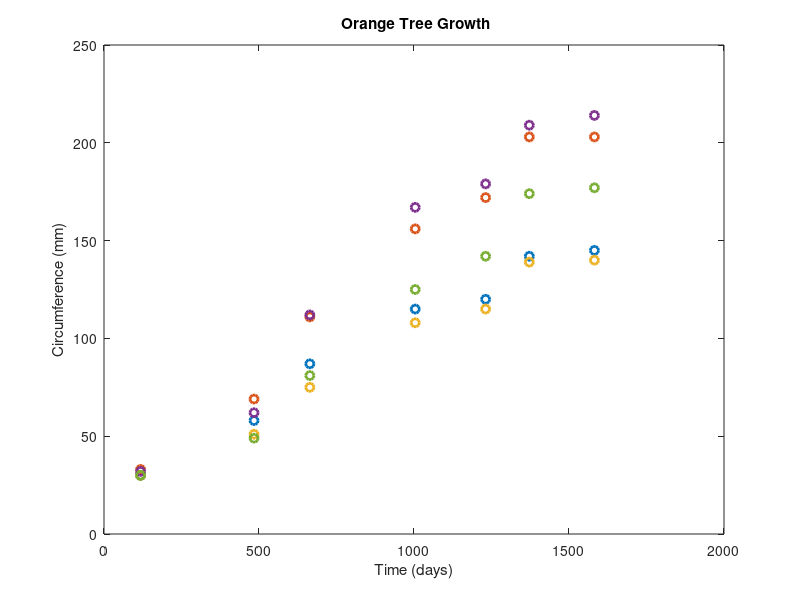

The MATLAB script that drew this image: (Note: this script raises an error after producing the figure.)
CIRC = [30 58 87 115 120 142 145;
        33 69 111 156 172 203 203;
        30 51 75 108 115 139 140;
        32 62 112 167 179 209 214;
        30 49 81 125 142 174 177];
time = [118 484 664 1004 1231 1372 1582];

h = plot(time,CIRC','o','LineWidth',2);
xlabel('Time (days)')
ylabel('Circumference (mm)')
title('{\bf Orange Tree Growth}')
legend([repmat('Tree ',5,1),num2str((1:5)')],...
       'Location','NW')
grid on
hold on
model = @(PHI,t)(PHI(:,1))./(1+exp(-(t-PHI(:,2))./PHI(:,3)));
TIME = repmat(time,5,1);
NUMS = repmat((1:5)',size(time));

beta0 = [100 100 100];
[beta1,PSI1,stats1] = nlmefit(TIME(:),CIRC(:),NUMS(:),...
                              [],model,beta0)
[beta2,PSI2,stats2,b2] = nlmefit(TIME(:),CIRC(:),...
    NUMS(:),[],model,beta0,'REParamsSelect',[1 2 3])
PHI = repmat(beta2,1,5) + ...          % Fixed effects
      [b2(1,:);zeros(1,5);b2(2,:)];    % Random effects

tplot = 0:0.1:1600;
for I = 1:5
  fitted_model=@(t)(PHI(1,I))./(1+exp(-(t-PHI(2,I))./ ... 
       PHI(3,I)));
  plot(tplot,fitted_model(tplot),'Color',h(I).Color, ...
	   'LineWidth',2)
end
% load fisheriris;
% t = table(species,meas(:,1),meas(:,2),meas(:,3),meas(:,4),...
% 'VariableNames',{'species','meas1','meas2','meas3','meas4'});
% Meas = table([1 2 3 4]','VariableNames',{'Measurements'});
% rm = fitrm(t,'meas1-meas4~species','WithinDesign',Meas);
% manova(rm)
% clear;
% close all;
% 
% %calculate repeated measure anova
% 
% if ispc
%     folder = 'F:\T2-1\Analysis\';
% elseif ismac
%     folder = '/Users/chuangchuangzhang/Downloads/Analysis/';
% elseif isunix
% else
% end
% 
% filename = ['ZQ175-3W-';'ZQ175-5W-';'ZQ175-7W-'];
% no = '2';
% MW_Combine = [];
% MH_Combine = [];
% Combine = [];
% % Brain CaudatePutamen Neocortex Cerebellum Thalamus PeriformCortex Hypothalamus CC/ExternalCapsule
% type = 'CaudatePutamen';
% for i = 1:size(filename, 1)
%     MW_Combine = readtable([folder filename(i, :) no '.xlsx'], 'ReadVariableNames', true, 'ReadRowNames', true, 'Sheet', 'MW_Combine');
%     MH_Combine = readtable([folder filename(i, :) no '.xlsx'], 'ReadVariableNames', true, 'ReadRowNames', true, 'Sheet', 'MH_Combine');
%     Combine(1:size(MW_Combine, 2), i) = MW_Combine{type, :};
%     Combine(size(MW_Combine, 2) + 1: size(MW_Combine, 2) + size(MH_Combine, 2), i) = MH_Combine{type, :};
% end
% 
% Model = {'MWT' 'MWT' 'MWT' 'MWT' 'MWT' 'MWT' 'MHD' 'MHD' 'MHD' 'MHD' 'MHD' 'MHD'}';
% 
% Time = [21 35 49]';
% 
% t = table(Model, Combine(:,1), Combine(:,2), Combine(:,3), ...
% 'VariableNames',{'Model','P21','P35','P49'});
% 
% rm = fitrm(t,'P21-P49 ~ Model','WithinDesign',Time, 'WithinModel', 'orthogonalcontrasts');
% 
% time = linspace(21, 49)';
% [Y, ypredci] = predict(rm,t([3 11],:), ...
%     'WithinModel','orthogonalcontrasts','WithinDesign',time, 'alpha', 0.05);
% % p1 = plotprofile(rm,'Time','Group',{'Model'});
% p1 = plot(time, Y(1, :), 'Color', [0 0.66 0.52], 'LineWidth', 3);
% hold on; 
% p2 = plot(time, Y(2, :), 'Color', [0.9 0.38 0.38], 'LineWidth', 3);
% % p3 = plot(time,ypredci(1,:,1),'k--');
% % p4 = plot(time,ypredci(1,:,2),'k--');
% % p5 = plot(time, ypredci(2, :, 1), 'k-.');
% % p6 = plot(time, ypredci(2, :, 2), 'k-.');
% % legend([p1;p2(1);p3(1)],'Gender=F','Gender=M','Predictions','Confidence Intervals')
% xconf = [time' time(end:-1:1)'];
% yconf = [ypredci(1,:,1) ypredci(1, end:-1:1, 2)];
% 
% pC = fill(xconf,yconf,'green');
% pC.FaceColor = [0.77 0.9 0.875];      
% pC.EdgeColor = 'none'; 
% pC.FaceAlpha = 0.6;
% 
% yconf = [ypredci(2,:,1) ypredci(2, end:-1:1, 2)];
% 
% pC = fill(xconf,yconf,'red');
% pC.FaceColor = [0.97 0.85 0.85];      
% pC.EdgeColor = 'none'; 
% pC.FaceAlpha = 0.6;
% 
% xlim([20 50]);
% xticks([21 35 49]);
% if strcmp(type, 'CaudatePutamen')
% %     ylim([14 22]);
%     ylim([16 21]);
% elseif strcmp(type, 'Neocortex')
% %     ylim([70 110])
%     ylim([75 100]);
% elseif strcmp(type, 'Cerebellum')
% %     ylim([30 70]);
%     ylim([40 60]);
% elseif strcmp(type, 'Thalamus')
% %     ylim([15 28]);
%     ylim([18 24]);
% elseif strcmp(type, 'PeriformCortex')
%     ylim([1 5]);
% elseif strcmp(type, 'Hypothalamus')
%     ylim([6 16]);
% elseif strcmp(type, 'CC/ExternalCapsule')
%     ylim([8 16]);
% elseif strcmp(type, 'Brain')
%     ylim([350 500]);
% else
% end
% % ylim([15 25]);
% xlabel('Days', 'FontSize', 18);
% ylabel('Volumn(mm^3)', 'FontSize', 18);
% 
% ax = gca; % current axes
% ax.FontSize = 16;
% 
% lgd = legend([p1 p2],{'WT', 'HD'}, 'Location', 'northwest', 'FontSize', 12);
% legend('boxoff');
% title(lgd, ['Male ' type]);
% hold off


% clear;
% close all;
% load longitudinalData;
% Gender = ['F' 'F' 'F' 'F' 'F' 'F' 'F' 'F' 'M' 'M' 'M' 'M' 'M' 'M' 'M' 'M']';
% t = table(Gender,Y(:,1),Y(:,2),Y(:,3),Y(:,4),Y(:,5), ...
%     'VariableNames',{'Gender','t0','t2','t4','t6','t8'});
% Time = [0 2 4 6 8]';
% rm = fitrm(t,'t0-t8 ~ Gender','WithinDesign',Time);
% time = linspace(0,8)';
% Y = predict(rm,t(:,:), ...
%     'WithinModel','orthogonalcontrasts','WithinDesign',time);
% plotprofile(rm,'Time','Group',{'Gender'})
% hold on; 
% plot(time,Y,'Color','k','LineStyle',':');
% legend('Gender=F','Gender=M','Predictions')
% hold off

% 12062019
% clear;
% close all;
% if ispc
%     folder = 'F:\T2-1\Analysis\';
% elseif ismac
%     folder = '/Users/chuangchuangzhang/Downloads/Analysis/';
% elseif isunix
% else
% end
% 
% filename = ['ZQ175-3W-';'ZQ175-5W-';'ZQ175-7W-'];
% no = '2';
% MW_Combine = [];
% MH_Combine = [];
% Combine = [];
% % Brain CaudatePutamen Neocortex Cerebellum Thalamus PeriformCortex Hypothalamus CC/ExternalCapsule
% type = 'Brain';
% starts = 1;
% ends = 0;
% for i = 1:size(filename, 1)
%     MW_Combine = readtable([folder filename(i, :) no '.xlsx'], 'ReadVariableNames', true, 'ReadRowNames', true, 'Sheet', 'MW');
%     MH_Combine = readtable([folder filename(i, :) no '.xlsx'], 'ReadVariableNames', true, 'ReadRowNames', true, 'Sheet', 'MH');
%     ends = ends + size(MW_Combine, 2);
%     Combine(starts : ends, 1) = MW_Combine{type, :};
%     starts = ends + 1;
%     ends = ends + size(MW_Combine, 2);
%     Combine(starts : ends, 1) = MH_Combine{type, :};
%     starts = ends + 1;
% end
% 
% S = [linspace(1, 12, 12) linspace(1, 12, 12) linspace(1, 12, 12)]';
% F1 = [ones(1, 12)*21 ones(1, 12)*35 ones(1, 12)*49]';
% F2_1 = [ones(1, 6) ones(1, 6)*2]';
% F2 = [F2_1; F2_1; F2_1];
% 
% stats = rm_anova2(Combine, S, F1, F2, {'Time', 'Model'});

% 12/03/2019
% clear;
% close all;
% 
% %calculate repeated measure anova
% 
% if ispc
%     folder = 'F:\T2-1\Analysis\';
% elseif ismac
%     folder = '/Users/chuangchuangzhang/Downloads/Analysis/';
% elseif isunix
% else
% end
% 
% filename = ['ZQ175-3W-';'ZQ175-5W-';'ZQ175-7W-'];
% no = '2';
% MW_Combine = [];
% MH_Combine = [];
% W_Combine = [];
% H_Combine = [];
% % Brain CaudatePutamen Neocortex Cerebellum Thalamus PeriformCortex Hypothalamus CC/ExternalCapsule
% type = 'Brain';
% for i = 1:size(filename, 1)
%     MW_Combine = readtable([folder filename(i, :) no '.xlsx'], 'ReadVariableNames', true, 'ReadRowNames', true, 'Sheet', 'MW');
%     MH_Combine = readtable([folder filename(i, :) no '.xlsx'], 'ReadVariableNames', true, 'ReadRowNames', true, 'Sheet', 'MH');
%     W_Combine(1:size(MW_Combine, 2), i) = MW_Combine{type, :};
%     H_Combine(1:size(MW_Combine, 2), i) = MH_Combine{type, :};
% end
% 
% [ps, tables] = anova_rm({W_Combine H_Combine}, 'on');
% % Model = {'MWT' 'MWT' 'MWT' 'MWT' 'MWT' 'MWT' 'MHD' 'MHD' 'MHD' 'MHD' 'MHD' 'MHD'}';
% % 
% % Time = [21 35 49]';
% % 
% % t = table(Model, Combine(:,1), Combine(:,2), Combine(:,3), ...
% % 'VariableNames',{'Model','P21','P35','P49'});
% % 
% % rm = fitrm(t,'P21-P49 ~ Model','WithinDesign',Time);
% % ranovatbl = ranova(rm);
% % 12/03/2019
% clear;
% close all;
% Y = [11, 12, 13, 11, 15, 12, 13, 14, 12]';
% S = [1, 2, 3, 4, 5, 6, 7, 8, 9]';
% F1 = [1, 2, 3, 1, 2, 3, 1, 2, 3]';
% F2 = [1, 1, 1, 2, 2, 2, 3, 3, 3]';
% FACTNAMES = {'Days', 'Type'};
% stats = rm_anova2(Y,S,F1,F2,FACTNAMES);
% % 12/03/2019
% clear;
% close all;
% 
% folder = '/Users/chuangchuangzhang/Downloads/Analysis/';
% filename = ['ZQ175-3W-';'ZQ175-5W-';'ZQ175-7W-'];
% no = '2';
% MH_Part = [];
% % CaudatePutamen Neocortex Cerebellum Thalamus PeriformCortex Hypothalamus CC/ExternalCapsule
% type = 'CaudatePutamen';
% for i = 1:size(filename, 1)
%     Mean = readtable([folder filename(i, :) no '.xlsx'], 'ReadVariableNames', true, 'ReadRowNames', true, 'Sheet', 'Mean');
%     MH_Part(i, 1) = Mean{type, 'MH'};
%     MW_Part(1, i) = Mean{type, 'MW'};
% end
% 
% x = [21, 35, 49]';
% x1 = linspace(21,49);
% % 
% % xi = (0:.05:1);
% % q = @(x) x.^3;
% % yi = q(xi);
% % randomStream = RandStream.create( 'mcg16807', 'Seed', 23 );
% % ybad = yi+.3*(rand(randomStream, size(xi))-.5);
% % p = 0.1;
% 
% % ys = csaps(x, MH_Part,p,x1);
% % plot(x, MH_Part, 'x', x1, ys, 'r-')
% % yMW = csaps(x, MW_Part, p, x1);
% % hold on
% % plot(x, MW_Part, 'x', x1, yMW, 'g-');
% % hold off
% 
% f = fit(x,MH_Part,'poly2');
% plot(f,x,MH_Part);
% title('Clean Data, Noisy Data, Smoothed Values')
% legend( 'Noisy', 'Smoothed', 'Location', 'NorthWest' )
% 11/25/2019
% % close all;
% % clear;
% % load mri;
% % M1 = D(:, 64, :, :);
% % M2 = reshape(M1, [128, 27]);
% % % figure;
% % % imshow(M2, map);
% % % title('Sage');
% % T0 = maketform('affine', [0 -2.5; 1 0; 0 0]);
% % R2 = makeresampler({'cubic', 'nearest'}, 'fill');
% % M3 = imtransform(M2, T0, R2);
% % figure;
% % imshow(M3, map);
% % title('Sagi-IM');
% % plot3()
% clc;    % Clear the command window.
% close all;  % Close all figures (except those of imtool.)
% clear;  % Erase all existing variables. Or clearvars if you want.
% workspace;  % Make sure the workspace panel is showing.
% format long g;
% format compact;
% fontSize = 20;
% % Read in mat file.
% % storedStructure = load('binaryimage.mat');
% % binaryImage = storedStructure.BWfinal;
% I = imread('vessel.jpeg');
% binaryImage = imbinarize(I(:, :, 3));
% % Display the image.
% subplot(2, 2, 1);
% imshow(binaryImage, []);
% title('Original Binary Image', 'FontSize', fontSize, 'Interpreter', 'None');
% % Set up figure properties:
% % Enlarge figure to full screen.
% set(gcf, 'Units', 'Normalized', 'OuterPosition', [0 0 1 1]);
% % Get rid of tool bar and pulldown menus that are along top of figure.
% set(gcf, 'Toolbar', 'none', 'Menu', 'none');
% % Give a name to the title bar.
% set(gcf, 'Name', 'Demo by ImageAnalyst', 'NumberTitle', 'Off') 
% drawnow;
% % Fill the image.
% binaryImage(1,:) = true;
% binaryImage(end,:) = true;
% binaryImage = imfill(binaryImage, 'holes');
% % Display the image.
% subplot(2, 2, 2);
% imshow(binaryImage, []);
% title('Original Binary Image', 'FontSize', fontSize, 'Interpreter', 'None');
% drawnow;
% % Get the Euclidean Distance Transform.
% binaryImage(1,:) = false;
% binaryImage(end,:) = false;
% edtImage = bwdist(~binaryImage);
% % Display the image.
% subplot(2, 2, 3);
% imshow(edtImage, []);
% title('Distance Transform Image', 'FontSize', fontSize, 'Interpreter', 'None');
% drawnow;
% skelImage = bwmorph(binaryImage, 'skel', inf);
% skelImage = bwmorph(skelImage, 'spur', 40);
% % There should be just one now.  Let's check
% [labeledImage, numLines] = bwlabel(skelImage);
% fprintf('Found %d lines\n', numLines);
% % Display the image.
% subplot(2, 2, 4);
% imshow(skelImage, []);
% title('Skeleton Image', 'FontSize', fontSize, 'Interpreter', 'None');
% % Measure the radius be looking along the skeleton of the distance transform.
% meanRadius = mean(edtImage(skelImage))
% meanDiameter = 2 * meanRadius
% message = sprintf('Mean Radius = %.1f pixels.\nMean Diameter = %.1f pixels',...
%   meanRadius, meanDiameter);
% uiwait(helpdlg(message));
